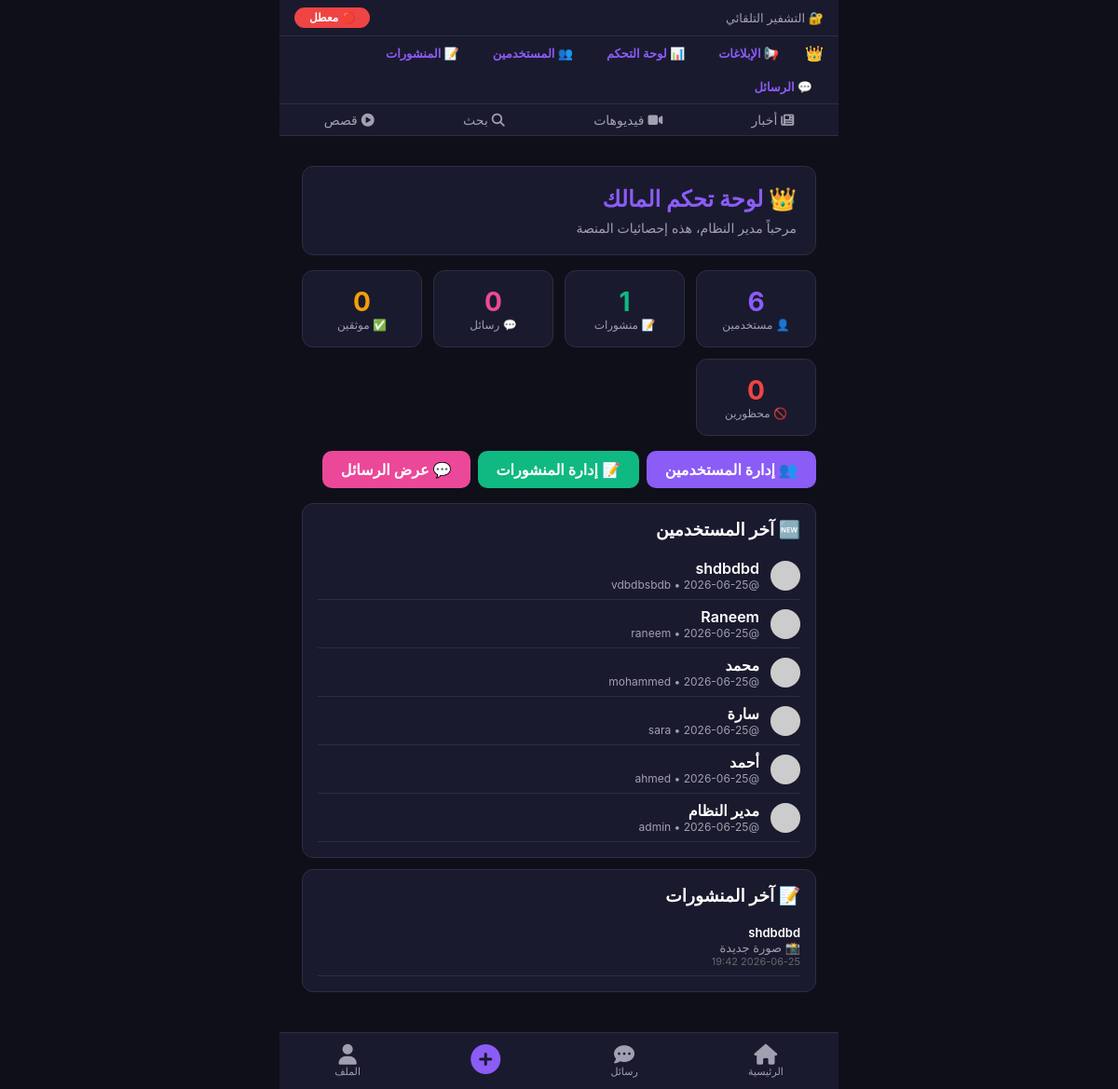
Page /admin/ (signed in) on the committed database.
### models.py (models this page shows, shortened)
class User(UserMixin, db.Model):
    __tablename__ = 'users'
    id = db.Column(db.Integer, primary_key=True)
    is_super_admin = db.Column(db.Boolean, default=False)  # ✅ حساب المدير الرئيسي
    username = db.Column(db.String(80), unique=True, nullable=False)
    email = db.Column(db.String(120), unique=True, nullable=False)
    password = db.Column(db.String(200), nullable=False)
    full_name = db.Column(db.String(100), nullable=False)
    avatar = db.Column(db.String(200), default='https://i.pravatar.cc/150?img=1')
    online = db.Column(db.Boolean, default=False)
    is_admin = db.Column(db.Boolean, default=False)
    is_banned = db.Column(db.Boolean, default=False)
    verified = db.Column(db.Boolean, default=False)
    reset_token = db.Column(db.String(100), nullable=True)
    reset_token_expiry = db.Column(db.DateTime, nullable=True)
    encryption_enabled = db.Column(db.Boolean, default=False)
    created_at = db.Column(db.DateTime, default=datetime.utcnow)
    posts = db.relationship('Post', backref='author', lazy=True)

class Post(db.Model):
    __tablename__ = 'posts'
    id = db.Column(db.Integer, primary_key=True)
    user_id = db.Column(db.Integer, db.ForeignKey('users.id'), nullable=False)
    text = db.Column(db.Text, nullable=False)
    image = db.Column(db.String(300))
    video = db.Column(db.String(300))
    created_at = db.Column(db.DateTime, default=datetime.utcnow)
    comments = db.relationship('Comment', backref='post', lazy=True, cascade='all, delete-orphan')
    likes = db.relationship('Like', backref='post', lazy=True, cascade='all, delete-orphan')

### routes/admin.py (the view)
@admin_bp.route('/')
@login_required
def dashboard():
    if not admin_required():
        flash('❌ غير مصرح لك بدخول لوحة التحكم', 'danger')
        return redirect(url_for('pages.index'))
    stats = {
        'users': User.query.count(),
        'posts': Post.query.count(),
        'messages': Message.query.count(),
        'notifications': Notification.query.count(),
        'friendships': Friendship.query.count(),
        'calls': Call.query.count(),
        'banned': User.query.filter_by(is_banned=True).count(),
        'verified': User.query.filter_by(verified=True).count()
    }
    recent_users = User.query.order_by(User.created_at.desc()).limit(10).all()
    recent_posts = Post.query.order_by(Post.created_at.desc()).limit(10).all()
    return render_template('admin.html',
                         user=current_user,
                         stats=stats,
                         recent_users=recent_users,
                         recent_posts=recent_posts)

### app.py (called while the page is built)
@login_manager.user_loader
def load_user(user_id):
    return User.query.get(int(user_id))

### routes/admin.py (called while the page is built)
def admin_required():
    if not current_user.is_authenticated or not current_user.is_admin:
        return False
    return True

### templates/admin.html (shortened to what this page needs)
{% extends "base.html" %}
{% block content %}
<div style="padding:12px;">
    <div style="background:#1A1A2E;border-radius:12px;padding:20px;border:1px solid #2D2D44;margin-bottom:16px;">
        <h2 style="color:#8B5CF6;margin-bottom:8px;">👑 لوحة تحكم المالك</h2>
        <p style="color:#A0A0B0;font-size:14px;">مرحباً {{ user.full_name }}، هذه إحصائيات المنصة</p>
    </div>
    <div style="display:grid;grid-template-columns:repeat(auto-fit,minmax(120px,1fr));gap:12px;margin-bottom:16px;">
        <div style="background:#1A1A2E;border-radius:12px;padding:16px;border:1px solid #2D2D44;text-align:center;">
            <div style="font-size:28px;font-weight:700;color:#8B5CF6;">{{ stats.users }}</div>
            <div style="font-size:12px;color:#A0A0B0;">👤 مستخدمين</div>
        </div>
        <div style="background:#1A1A2E;border-radius:12px;padding:16px;border:1px solid #2D2D44;text-align:center;">
            <div style="font-size:28px;font-weight:700;color:#10B981;">{{ stats.posts }}</div>
            <div style="font-size:12px;color:#A0A0B0;">📝 منشورات</div>
        </div>
        <div style="background:#1A1A2E;border-radius:12px;padding:16px;border:1px solid #2D2D44;text-align:center;">
            <div style="font-size:28px;font-weight:700;color:#EC4899;">{{ stats.messages }}</div>
            <div style="font-size:12px;color:#A0A0B0;">💬 رسائل</div>
        </div>
        <div style="background:#1A1A2E;border-radius:12px;padding:16px;border:1px solid #2D2D44;text-align:center;">
            <div style="font-size:28px;font-weight:700;color:#F59E0B;">{{ stats.verified }}</div>
            <div style="font-size:12px;color:#A0A0B0;">✅ موثقين</div>
        </div>
        <div style="background:#1A1A2E;border-radius:12px;padding:16px;border:1px solid #2D2D44;text-align:center;">
            <div style="font-size:28px;font-weight:700;color:#EF4444;">{{ stats.banned }}</div>
            <div style="font-size:12px;color:#A0A0B0;">🚫 محظورين</div>
        </div>
    </div>
    <div style="display:flex;flex-wrap:wrap;gap:8px;margin-bottom:16px;">
        <a href="{{ url_for('admin.users') }}" style="padding:10px 20px;background:#8B5CF6;color:white;border-radius:10px;text-decoration:none;font-weight:600;">👥 إدارة المستخدمين</a>
        <a href="{{ url_for('admin.posts') }}" style="padding:10px 20px;background:#10B981;color:white;border-radius:10px;text-decoration:none;font-weight:600;">📝 إدارة المنشورات</a>
        <a href="{{ url_for('admin.messages') }}" style="padding:10px 20px;background:#EC4899;color:white;border-radius:10px;text-decoration:none;font-weight:600;">💬 عرض الرسائل</a>
    </div>
    <div style="background:#1A1A2E;border-radius:12px;padding:16px;border:1px solid #2D2D44;margin-bottom:12px;">
        <h3 style="margin-bottom:12px;">🆕 آخر المستخدمين</h3>
        {% for u in recent_users %}
        <div style="display:flex;align-items:center;gap:12px;padding:8px 0;border-bottom:1px solid #2D2D44;">
            <img src="{{ u.avatar }}" style="width:32px;height:32px;border-radius:50%;object-fit:cover;">
            <div style="flex:1;">
                <div style="font-weight:600;">{{ u.full_name }}</div>
                <div style="font-size:12px;color:#A0A0B0;">@{{ u.username }} • {{ u.created_at.strftime('%Y-%m-%d') }}</div>
            </div>
        </div>
        {% endfor %}
    </div>
    <div style="background:#1A1A2E;border-radius:12px;padding:16px;border:1px solid #2D2D44;">
        <h3 style="margin-bottom:12px;">📝 آخر المنشورات</h3>
        {% for p in recent_posts %}
        <div style="padding:8px 0;border-bottom:1px solid #2D2D44;">
            <div style="font-weight:600;font-size:13px;">{{ p.author.full_name }}</div>
            <div style="font-size:13px;color:#A0A0B0;">{{ p.text[:50] }}{% if p.text|length > 50 %}...{% endif %}</div>
            <div style="font-size:11px;color:#65676b;">{{ p.created_at.strftime('%Y-%m-%d %H:%M') }}</div>
        </div>
        {% endfor %}
    </div>
</div>
{% endblock %}

### templates/base.html (style rules this page uses)
* { margin:0;padding:0;box-sizing:border-box }
body { font-family:-apple-system,BlinkMacSystemFont,'Segoe UI',Roboto,Arial,sans-serif;background:#0F0F1A;color:#fff;direction:rtl;padding:0;max-width:600px;margin:0 auto;padding-bottom:80px }

### rows in the picture
User: full_name "مدير النظام", username "admin", created_at "2026-06-25"
User: full_name "shdbdbd", username "vdbdbsbdb", created_at "2026-06-25"
User: full_name "Raneem", username "raneem", created_at "2026-06-25"
User: full_name "محمد", username "mohammed", created_at "2026-06-25"
User: full_name "سارة", username "sara", created_at "2026-06-25"
User: full_name "أحمد", username "ahmed", created_at "2026-06-25"
Post: author.full_name "shdbdbd", text "📸 صورة جديدة", created_at "2026-06-25 19:42"

### other values in the picture
{{ stats.users }} "6"
{{ stats.posts }} "1"
{{ stats.messages }} "0"
{{ stats.verified }} "0"
{{ stats.banned }} "0"
